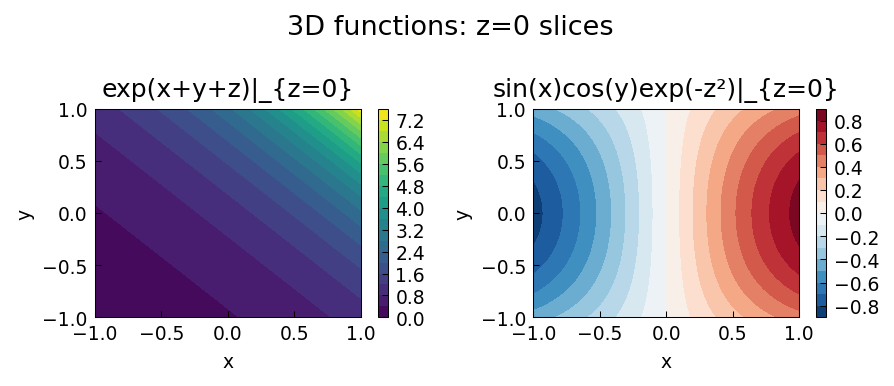

Source code (Python):
"""Smooth function approximation in 3D (Chebfun3).

Demonstrates Tucker-format 3D function approximation with chebfunjax,
following the Chebfun3 examples in approx3/ by Nick Trefethen.

Original MATLAB Chebfun: Copyright 2017 by The University of Oxford and
The Chebfun Developers. See https://www.chebfun.org/ for Chebfun information.
"""
import os; os.environ.setdefault("XLA_PYTHON_CLIENT_PREALLOCATE", "false")

import matplotlib
matplotlib.use("Agg")
import matplotlib.pyplot as plt
import jax.numpy as jnp
import numpy as np
import sys, os
sys.path.insert(0, os.path.join(os.path.dirname(__file__), '..', '..', 'src'))

import chebfunjax as cj
from chebfunjax.plotting import chebfun_style
chebfun_style()

from chebfunjax.chebfun3d import chebfun3


def run():
    print("=" * 60)
    print("Smooth function approximation in 3D (Chebfun3)")
    print("=" * 60)

    # exp(x+y+z) is rank-1 in Tucker format
    f = chebfun3(lambda x, y, z: jnp.exp(x + y + z))
    print(f"\nexp(x+y+z): Tucker rank {f.rank}")

    # Evaluate at (0, 0, 0): should be 1
    val = float(f(jnp.array(0.0), jnp.array(0.0), jnp.array(0.0)))
    print(f"f(0,0,0) = {val:.15f}  (exact: 1.0)")
    assert abs(val - 1.0) < 1e-10

    # Evaluate at (0.5, 0.3, -0.2): exp(0.6)
    exact = float(jnp.exp(jnp.array(0.6)))
    val2 = float(f(jnp.array(0.5), jnp.array(0.3), jnp.array(-0.2)))
    print(f"f(0.5,0.3,-0.2) = {val2:.15f}  (exact: {exact:.15f})")
    assert abs(val2 - exact) < 1e-10

    # Triple integral: int int int exp(x+y+z) dV over [-1,1]^3 = (e - 1/e)^3
    integral = float(f.sum3())
    exact_int = float((jnp.exp(jnp.array(1.0)) - jnp.exp(jnp.array(-1.0)))**3)
    print(f"\nIntegral of exp(x+y+z) over [-1,1]^3:")
    print(f"  Computed: {integral:.15f}")
    print(f"  Exact:    {exact_int:.15f}")
    print(f"  Error:    {abs(integral - exact_int):.2e}")
    assert abs(integral - exact_int) < 1e-8

    # A more complex function
    g = chebfun3(lambda x, y, z: jnp.sin(x) * jnp.cos(y) * jnp.exp(-z**2))
    print(f"\nsin(x)cos(y)exp(-z^2): Tucker rank {g.rank}")
    val3 = float(g(jnp.array(0.3), jnp.array(0.4), jnp.array(0.5)))
    exact3 = float(jnp.sin(jnp.array(0.3)) * jnp.cos(jnp.array(0.4)) * jnp.exp(jnp.array(-0.25)))
    print(f"g(0.3,0.4,0.5) error: {abs(val3 - exact3):.2e}")
    assert abs(val3 - exact3) < 1e-10

    # Plot a 2D slice at z=0
    _here = os.path.dirname(os.path.abspath(__file__))
    fig, axes = plt.subplots(1, 2)

    xs = np.linspace(-1, 1, 60)
    X, Y = np.meshgrid(xs, xs)
    Z0 = np.zeros_like(X)

    F_slice = np.array(jnp.exp(jnp.array(X) + jnp.array(Y) + 0.0))
    G_slice = np.array(jnp.sin(jnp.array(X)) * jnp.cos(jnp.array(Y)) * 1.0)

    im1 = axes[0].contourf(X, Y, F_slice, levels=20, cmap="viridis")
    axes[0].set_title("exp(x+y+z)|_{z=0}", fontsize=12)
    axes[0].set_xlabel("x"); axes[0].set_ylabel("y")
    fig.colorbar(im1, ax=axes[0])

    im2 = axes[1].contourf(X, Y, G_slice, levels=20, cmap="RdBu_r")
    axes[1].set_title("sin(x)cos(y)exp(-z²)|_{z=0}", fontsize=12)
    axes[1].set_xlabel("x"); axes[1].set_ylabel("y")
    fig.colorbar(im2, ax=axes[1])

    fig.suptitle("3D functions: z=0 slices", fontsize=13)
    fig.tight_layout()
    fig.savefig(os.path.join(_here, "smooth_functions_3d.png"), dpi=150, bbox_inches="tight")
    plt.close(fig)

    print("\nAll assertions passed.")
    return True


if __name__ == "__main__":
    run()
